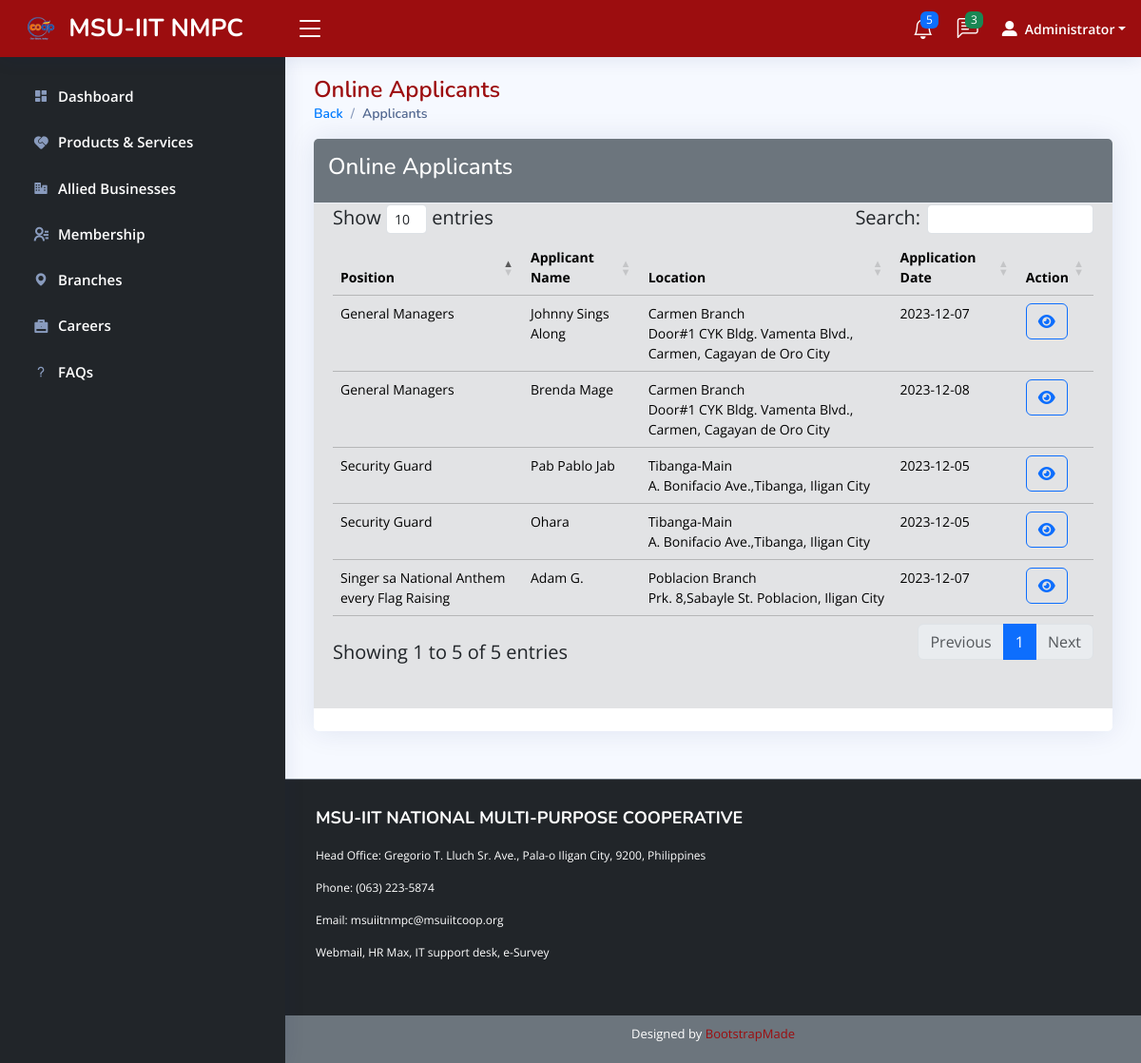
/admin/applicants.php (signed in), run on the app's committed database.
### tables this page shows
CREATE TABLE `job_applicants` (
  `applicant_id` int(11) NOT NULL,
  `job_applied` int(11) DEFAULT NULL,
  `app_name` varchar(100) DEFAULT NULL,
  `address` varchar(100) DEFAULT NULL,
  `degree` varchar(100) DEFAULT NULL,
  `contact_no` varchar(100) DEFAULT NULL,
  `email` varchar(100) DEFAULT NULL,
  `app_letter` varchar(255) DEFAULT NULL,
  `app_resume` varchar(255) DEFAULT NULL,
  `other` varchar(255) DEFAULT NULL,
  `app_date` date DEFAULT curdate()
);

CREATE TABLE `job` (
  `job_id` int(11) NOT NULL,
  `branch_loc` int(11) DEFAULT NULL,
  `date_pos` date DEFAULT curdate(),
  `position` varchar(100) DEFAULT NULL,
  `job_des1` varchar(100) NOT NULL,
  `job_des2` varchar(100) NOT NULL,
  `job_des3` varchar(100) NOT NULL,
  `job_img` varchar(255) NOT NULL
);

### admin/applicants.php (the view, shortened to what this page needs)
<?php
include("../connection.php");
if (isset($_SESSION['id']) && isset($_SESSION['username']) && $_SESSION['role'] === 'administrator') {
?>
<!DOCTYPE html>
<html>
  <head>
   <link rel="stylesheet" href="https://cdnjs.cloudflare.com/ajax/libs/font-awesome/6.0.0-beta3/css/all.min.css" />
        <link rel="stylesheet" href="https://cdn.datatables.net/1.10.22/css/dataTables.bootstrap4.min.css">
  <link href="../assets/vendor/bootstrap/css/bootstrap.min.css" rel="stylesheet">
  <link href="../assets/vendor/bootstrap-icons/bootstrap-icons.css" rel="stylesheet">
  <link href="../assets/vendor/boxicons/css/boxicons.min.css" rel="stylesheet">
  <link href="../assets/vendor/quill/quill.snow.css" rel="stylesheet">
  <link href="../assets/vendor/quill/quill.bubble.css" rel="stylesheet">
  <link href="../assets/vendor/remixicon/remixicon.css" rel="stylesheet">
  <link href="../assets/vendor/simple-datatables/style.css" rel="stylesheet">
  <link href="style.css" rel="stylesheet">
    <link rel="stylesheet" type="text/css" href="../transition.css">
</head>
<body>
  <header id="header" class="header fixed-top d-flex align-items-center">
    <div class="d-flex align-items-center justify-content-between">
      <a href="admin-dashboard.php" class="logo d-flex align-items-center">
        <img src="../img/coop-logo.png" alt="">
        <span class="d-none d-lg-block">MSU-IIT NMPC</span>
      </a>
      <i class="bi bi-list toggle-sidebar-btn"></i>
    </div>
    <nav class="header-nav ms-auto">
      <ul class="d-flex align-items-center">
        <li class="nav-item dropdown">
        <?php
            $countQuery = "SELECT COUNT(*) as appCount FROM job_applicants";
            $countResult = $conn->query($countQuery);
            $countData = $countResult->fetch_assoc();
            $applicantCount = $countData['appCount'];
        ?>
          <a class="nav-link nav-icon" href="#" data-bs-toggle="dropdown">
            <i class="bi bi-bell"></i>
            <span class="badge bg-primary badge-number"><?php echo $applicantCount ?></span>
          </a>
        </li>
        <li class="nav-item dropdown">
          <a class="nav-link nav-icon" href="#" data-bs-toggle="dropdown">
            <i class="bi bi-chat-left-text"></i>
            <span class="badge bg-success badge-number">3</span>
          </a>
        </li>
        <li class="nav-item dropdown pe-3">
          <a class="nav-link nav-profile d-flex align-items-center pe-0" href="#" data-bs-toggle="dropdown">
          <i class="fa-solid fa-user-large"></i>
            <span class="d-none d-md-block dropdown-toggle ps-2"><?php echo $_SESSION['name']; ?></span>
          </a>
        </li>
      </ul>
    </nav>
  </header>
  <aside id="sidebar" class="sidebar">
    <ul class="sidebar-nav" id="sidebar-nav">
      <li class="nav-item">
        <a class="nav-link collapsed" href="admin-dashboard.php">
          <i class="bx bxs-dashboard"></i>
          <span>Dashboard</span>
        </a>
      </li>
      <li class="nav-item">
        <a class="nav-link collapsed" href="">
          <i class="ri-service-fill"></i>
          <span>Products & Services</span>
        </a>
      </li>
      <li class="nav-item">
        <a class="nav-link collapsed" href="">
          <i class="bx bxs-business"></i>
          <span>Allied Businesses</span>
        </a>
      </li>
      <li class="nav-item">
        <a class="nav-link collapsed" href="">
          <i class="ri-contacts-line"></i>
          <span>Membership</span>
        </a>
      </li>
      <li class="nav-item">
        <a class="nav-link collapsed" href="branches.php">
          <i class="bx bxs-map"></i>
          <span>Branches</span>
        </a>
      </li>
      <li class="nav-item">
        <a class="nav-link collapsed" href="career.php">
          <i class="ri-briefcase-fill"></i>
          <span>Careers</span>
        </a>
      </li>
      <li class="nav-item">
        <a class="nav-link collapsed" href="">
          <i class="bx bx-question-mark"></i>
          <span>FAQs</span>
        </a>
      </li>
    </ul>
  </aside>
  <main id="main" class="main">
    <div class="pagetitle">
      <h1>Online Applicants</h1>
      <nav>
        <ol class="breadcrumb">
          <li class="breadcrumb-item"><a href="career.php">Back</a></li>
          <li class="breadcrumb-item active">Applicants</li>
        </ol>
      </nav>
    </div>
    <?php
    $query = "SELECT ja.applicant_id, ja.job_applied, ja.app_name, j.position, CONCAT(b.branch_name, '<br>',
          b.location) as loc, ja.app_date
          FROM job_applicants ja
          INNER JOIN job j ON ja.job_applied = j.job_id
          INNER JOIN branch b ON j.branch_loc = b.branch_id
          ORDER BY ja.job_applied, ja.applicant_id ASC";
        $result = $conn->query($query);
        ?>
  <div class="card" style="max-width: 80rem;">
            <div class="card-header" style="background-color: #6c757d; color: #fff;">
            <h4>Online Applicants </h4>
            </div>
            <div class="card-body" style="background-color: #E2E3E5">
                <blockquote class="blockquote mb-4">
                    <table id="applicants" class="table table-secondary">
                        <thead>
                        <tr>
                            <th>Position</th>
                            <th>Applicant Name</th>
                            <th>Location</th>
                            <th>Application Date</th>
                            <th>Action</th>
                        </tr>
                        </thead>
                        <tbody>
                        <?php
                        while ($row = $result->fetch_assoc()) {
                            echo '<tr>';
                            echo '<td>' . $row['position'] . '</td>';
                            echo '<td>' . $row['app_name'] . '</td>';
                            echo '<td>' . $row['loc'] . '</td>';
                            echo '<td>' . $row['app_date'] . '</td>';
                            echo '<td>';
                            echo '<a href="applicants-info.php?applicant_id=' . $row['applicant_id'] . '" class="btn btn-outline-primary"><i class="fa-solid fa-eye"></i></a>';
                            echo '</td>';
                            echo '</tr>';
                        }
                        ?>
                        </tbody>
                    </table>
                </blockquote>
            </div>
<br>
</main>
<footer id="footer">
<div class="footer-top">
  <div class="container">
    <div class="row">
      <div class="col-lg-12 col-md-12 footer-links">
        <h4>MSU-IIT NATIONAL MULTI-PURPOSE COOPERATIVE</h4>
        <ul>
        <p><span>Head Office:</span>  Gregorio T. Lluch Sr. Ave., Pala-o Iligan City, 9200, Philippines</p>
        <p><span>Phone:</span> (063) 223-5874</p>
        <p><span>Email:</span> <a href="mailto:msuiitnmpc@msuiitcoop.org?subject=Contact%20from%20MSU-IIT%20Coop%20website">msuiitnmpc@msuiitcoop.org</a></p>
        <p><a href="https://hpqs-vnzw.accessdomain.com/webmail/" target="_blank">Webmail</a>, <a href="http://119.93.53.245/hrmax">HR Max</a>, <a target="_blank" href="https://docs.google.com/forms/d/1ZuszRLiLPY_-UroOgkmjZXs0sNpIVZPGJDuhxBmekwk/viewform">IT support desk</a>, <a href="https://sites.google.com/view/msuiitnmpcesurvey/home">e-Survey</a></p>
        </ul>
      </div>
    </div>
  </div>
</div>
  <div class="credits">
    Designed by <a  href="https://bootstrapmade.com/" target="_blank">BootstrapMade</a>
  </div>
</footer>
</body>
<?php
} else {
     header("Location: ../user/login.php");
     exit();
}
?>
</html>

### admin/style.css (style rules this page uses)
:root { scroll-behavior: smooth; }
body { font-family: "Open Sans", sans-serif; background: #f6f9ff; color: #444444; }
a { color: #4154f1; text-decoration: none; }
h1, h2, h3, h4, h5, h6 { font-family: "Nunito", sans-serif; }
#main { margin-top: 60px; padding: 20px 30px; transition: all 0.3s; }
.pagetitle { margin-bottom: 10px; }
.pagetitle h1 { font-size: 24px; margin-bottom: 0; font-weight: 600; color: #9C0D0F; }
.card { margin-bottom: 30px; border: none; border-radius: 5px; box-shadow: 0px 0 30px rgba(1, 41, 112, 0.1); }
.card-header, .card-footer { border-color: #ebeef4; background-color:#ffff;; color: #798eb3; padding: 15px; }
.card-body { padding: 0 20px 20px 20px; }
.breadcrumb { font-size: 14px; font-family: "Nunito", sans-serif; color: #007BFF; font-weight: 600; }
.breadcrumb a { color: #007BFF; transition: 0.3s; }
.breadcrumb .breadcrumb-item::before { color: #899bbd; }
.breadcrumb .active { color: #51678f; font-weight: 600; }
.logo { line-height: 1; }
@media (min-width: 1200px) { .logo { width: 280px; } }
.logo img { max-height: 26px; margin-right: 6px; }
.logo span { font-size: 26px; font-weight: 700; color: #FFFFFF; font-family: "Nunito", sans-serif; }
.header { transition: all 0.5s; z-index: 997; height: 60px; box-shadow: 0px 2px 20px rgba(1, 41, 112, 0.1); background-color: #9C0D0F;; padding-left: 20px; }
.header .toggle-sidebar-btn { font-size: 32px; padding-left: 10px; cursor: pointer; color: #FFFFFF; }
.header-nav ul { list-style: none; }
.header-nav>ul { margin: 0; padding: 0; }
.header-nav .nav-icon { font-size: 22px; color: #FFFFFF; margin-right: 25px; position: relative; }
.header-nav .nav-profile { color: #FFFFFF; }
.header-nav .nav-profile span { font-size: 14px; font-weight: 600; }
.header-nav .badge-number { position: absolute; inset: -2px -5px auto auto; font-weight: normal; font-size: 12px; padding: 3px 6px; }
.sidebar { position: fixed; top: 60px; left: 0; bottom: 0; width: 300px; z-index: 996; transition: all 0.3s; padding: 20px; overflow-y: auto; scrollbar-width: thin; scrollbar-color: #aab7cf transparent; box-shadow: 0px 0px 20px rgba(1, 41, 112, 0.1); background-color: #212529; }
@media (min-width: 1200px) { #main, #footer { margin-left: 300px; } }
.sidebar-nav { padding: 0; margin: 0; list-style: none; }
.sidebar-nav li { padding: 0; margin: 0; list-style: none; }
.sidebar-nav .nav-item { margin-bottom: 5px; }
.sidebar-nav .nav-link { display: flex; align-items: center; font-size: 15px; font-weight: 600; color: #FFFFFF; transition: 0.3; padding: 10px 15px; border-radius: 4px; }
.sidebar-nav .nav-link i { font-size: 16px; margin-right: 10px; color: #4154f1; }
.sidebar-nav .nav-link.collapsed { color: #ffffff; }
.sidebar-nav .nav-link.collapsed i { color: #899bbd; }
.card-body table { font-size: 14px; }
#footer { background: #6C757D; padding: 0 0 20px 0; color: #fff; font-size: 12px; }
#footer .footer-top { background: #212529; border-top: 1px solid #6C757D; border-bottom: 1px solid #212529; padding: 30px 0 30px 0; }
#footer .footer-top h4 { font-size: 18px; font-weight: bold; color: #fff; text-transform: uppercase; padding-bottom: 12px; }
#footer .footer-top .footer-links { margin-bottom: 10px; margin-left: 20px; }
#footer .footer-top .footer-links ul { list-style: none; padding: 0; margin: 0; }
#footer .footer-top .footer-links ul a { color: #fff; transition: 0.3s; display: inline-block; line-height: 1; }
#footer .credits { background: #6C757D; padding-top: 10px; text-align: center; font-size: 13px; color: #fff; }
#footer .credits a { color: #9C0D0F; }

### data on the page
job_applicants: job_applied.position "Security Guard", app_name "Pab Pablo Jab", loc "Tibanga-Main A. Bonifacio Ave.,Tibanga, Iligan City", app_date "2023-12-05"
job_applicants: job_applied.position "Security Guard", app_name "Ohara", loc "Tibanga-Main A. Bonifacio Ave.,Tibanga, Iligan City", app_date "2023-12-05"
job_applicants: job_applied.position "General Managers", app_name "Johnny Sings Along", loc "Carmen Branch Door#1 CYK Bldg. Vamenta Blvd., Carmen, Cagayan de Oro City", app_date "2023-12-07"
job_applicants: job_applied.position "General Managers", app_name "Brenda Mage", loc "Carmen Branch Door#1 CYK Bldg. Vamenta Blvd., Carmen, Cagayan de Oro City", app_date "2023-12-08"
job_applicants: job_applied.position "Singer sa National Anthem every Flag Raising", app_name "Adam G.", loc "Poblacion Branch Prk. 8,Sabayle St. Poblacion, Iligan City", app_date "2023-12-07"

### other printed values
$applicantCount "5"
$_SESSION['name'] "Administrator"
